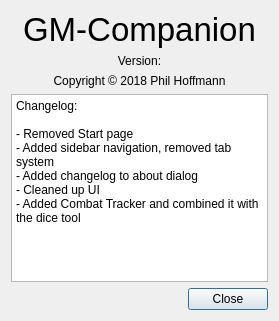
<?xml version="1.0" encoding="UTF-8"?>
<ui version="4.0">
 <class>AboutDialog</class>
 <widget class="QDialog" name="AboutDialog">
  <property name="geometry">
   <rect>
    <x>0</x>
    <y>0</y>
    <width>279</width>
    <height>321</height>
   </rect>
  </property>
  <property name="windowTitle">
   <string>About</string>
  </property>
  <property name="windowIcon">
   <iconset resource="../resources.qrc">
    <normaloff>:/icons/gm-companion/icon256.png</normaloff>:/icons/gm-companion/icon256.png</iconset>
  </property>
  <layout class="QVBoxLayout" name="verticalLayout">
   <item>
    <widget class="QLabel" name="label">
     <property name="font">
      <font>
       <pointsize>25</pointsize>
       <weight>50</weight>
       <bold>false</bold>
      </font>
     </property>
     <property name="text">
      <string>GM-Companion</string>
     </property>
     <property name="alignment">
      <set>Qt::AlignCenter</set>
     </property>
    </widget>
   </item>
   <item>
    <widget class="QLabel" name="label_version">
     <property name="text">
      <string>Version:</string>
     </property>
     <property name="alignment">
      <set>Qt::AlignCenter</set>
     </property>
    </widget>
   </item>
   <item>
    <widget class="QLabel" name="label_3">
     <property name="text">
      <string>Copyright © 2018 Phil Hoffmann</string>
     </property>
     <property name="alignment">
      <set>Qt::AlignCenter</set>
     </property>
    </widget>
   </item>
   <item>
    <widget class="QPlainTextEdit" name="plainTextEdit">
     <property name="documentTitle">
      <string>Changelog</string>
     </property>
     <property name="readOnly">
      <bool>true</bool>
     </property>
     <property name="plainText">
      <string>Changelog:

- Removed Start page
- Added sidebar navigation, removed tab system
- Added changelog to about dialog
- Cleaned up UI
- Added Combat Tracker and combined it with the dice tool</string>
     </property>
    </widget>
   </item>
   <item>
    <widget class="QDialogButtonBox" name="buttonBox">
     <property name="orientation">
      <enum>Qt::Horizontal</enum>
     </property>
     <property name="standardButtons">
      <set>QDialogButtonBox::Close</set>
     </property>
    </widget>
   </item>
  </layout>
 </widget>
 <resources>
  <include location="../resources.qrc"/>
 </resources>
 <connections>
  <connection>
   <sender>buttonBox</sender>
   <signal>accepted()</signal>
   <receiver>AboutDialog</receiver>
   <slot>accept()</slot>
   <hints>
    <hint type="sourcelabel">
     <x>248</x>
     <y>254</y>
    </hint>
    <hint type="destinationlabel">
     <x>157</x>
     <y>274</y>
    </hint>
   </hints>
  </connection>
  <connection>
   <sender>buttonBox</sender>
   <signal>rejected()</signal>
   <receiver>AboutDialog</receiver>
   <slot>reject()</slot>
   <hints>
    <hint type="sourcelabel">
     <x>316</x>
     <y>260</y>
    </hint>
    <hint type="destinationlabel">
     <x>286</x>
     <y>274</y>
    </hint>
   </hints>
  </connection>
 </connections>
</ui>
